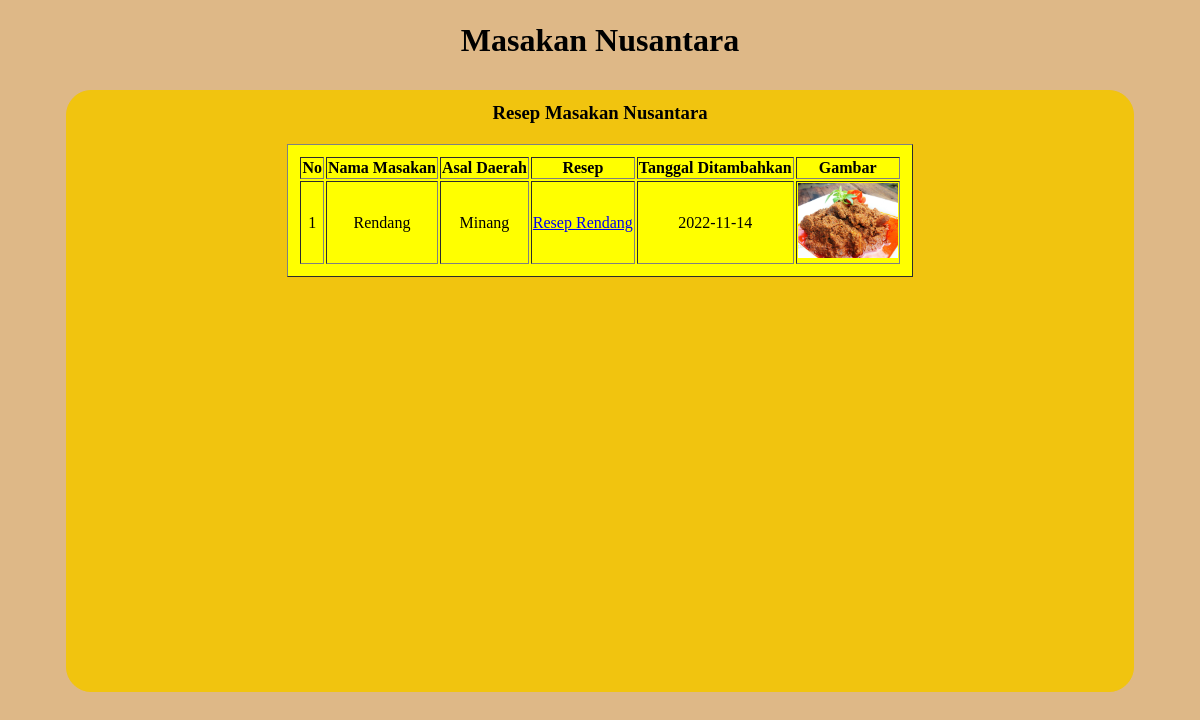
The page /masakan.php on the database its author committed.
### tables this page shows
CREATE TABLE `makanan` (
  `id` int(11) NOT NULL,
  `nama_masakan` varchar(255) NOT NULL,
  `asal_daerah` varchar(255) NOT NULL,
  `resep` varchar(255) NOT NULL,
  `tanggal_tambah` varchar(255) NOT NULL,
  `gambar` varchar(255) NOT NULL
);

### masakan.php (the view, shortened to what this page needs)
<?php
    require 'config.php';
    $result = mysqli_query($db, "SELECT * FROM makanan");
?>
<!DOCTYPE html>
<html lang="en">
<head>
    <link rel="stylesheet" href="style_.css">
</head>
<body>
    <center>
    <header>
        <h1>Masakan Nusantara</h1>
    </header>
    <div class="list-table">
            <h3>Resep Masakan Nusantara</h3>
            <table border=1>
                <tr class="thead">
                    <th>No</th>
                    <th>Nama Masakan</th>
                    <th>Asal Daerah</th>
                    <th>Resep</th>
                    <th>Tanggal Ditambahkan</th>
                    <th>Gambar</th>
                </tr>
                <?php
                    $i = 1;
                    while($row = mysqli_fetch_array($result)){
                ?>
                <tr class ="hasil">
                    <td><?=$i;?></td>
                    <td nowrap><?=$row['nama_masakan']?></td>
                    <td><?=$row['asal_daerah']?></td>
                    <td>
                        <a href="resep_makanan.php?id=<?=$row['id'];?>">
                            Resep <?=$row['nama_masakan']?>
                        </a>
                    </td>
                    <td><?=$row['tanggal_tambah']?></td>
                    <td><img src="gambar/<?=$row['gambar']?>" alt="" width="100px"></td>
                </tr>
                <?php
                    $i++;
                        }
                ?>
            </table>
        </div>
    </center>
</body>
</html>

### style_.css (style rules this page uses)
body { background-color: burlywood; background-repeat: no-repeat; background-size: cover; }
.list-table { background: #F1C40F; width: 90%; height: 600px; border: 1px solid #F1C40F ; border-radius: 25px; margin-top: 30px; }
.list-table table { text-align: center; background: yellow; margin-top: 15px; padding: 10px; }
header h1 { text-align: center; padding: 1px; color: black; font-family: 'Times New Roman', Times, serif; }
.list-table h3 { margin-top: 10px; text-align: center; padding: 1px; color: black; font-family: 'Times New Roman', Times, serif; }

### rows shown on the page
makanan: nama_masakan "Rendang", asal_daerah "Minang", tanggal_tambah "2022-11-14", gambar (picture)
